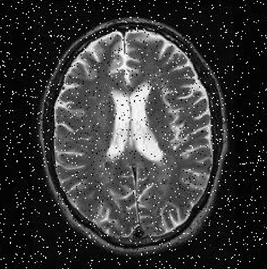
#> input picture PE08-Computer_Vision/input.png, 267 x 269 px
$ jupyter execute computer_vision.ipynb
#> lines starting #> are read from the running program, lines starting #| are printed output that depends on the picture
[cell 1]
import numpy as np
from PIL import Image
import matplotlib.pyplot as plt

[cell 2]
"""
    Load an image from the specified path and convert it to grayscale.
    image_path (str): The path to the image file.
    np.ndarray: A 2D NumPy array representing the grayscale image.
    """
def load_image(image_path):
#> called with image_path = './input.png'
    img = Image.open(image_path).convert("L")  # Convert to grayscale
    return np.array(img)

[cell 3]
"""
    Apply a median filter to a grayscale image using a square kernel of given size. This function manually implements the median filtering algorithm without using any
    external image processing libraries.
    image (np.ndarray): 2D NumPy array of the input grayscale image.
    kernel_size (int): The size of the kernel window (must be odd).
    np.ndarray: 2D NumPy array of the filtered image.
    """
def median_filter(image, kernel_size=5):
#> called with kernel_size = 5
    border = kernel_size // 2
    height, width = image.shape # Get image dimensions
#> height = 269; width = 267
    output = np.zeros((height, width), dtype=np.uint8)
    # Collect pixel values within the kernel window
    for x in range(border, height - border):
        for y in range(border, width - border):
            window = []
            for fx in range(kernel_size):
                for fy in range(kernel_size):
                    px = x + fx - border
                    py = y + fy - border
                    window.append(image[px][py])
            window.sort()
            median_value = window[(kernel_size * kernel_size) // 2] # Get median value
            output[x][y] = median_value
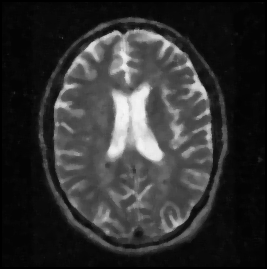
#> output: shape (269, 267); min 0, max 246, mean 49.4

    return output

[cell 4]
"""
    Display the original and median-filtered grayscale images side-by-side using matplotlib.
    original (np.ndarray): Original grayscale image as a 2D NumPy array.
    filtered (np.ndarray): Median filtered grayscale image as a 2D NumPy array.
    """
def display_images(original, filtered):
    plt.figure(figsize=(12, 6))

    plt.subplot(1, 2, 1)
    plt.title("Original Noisy Image")
    plt.imshow(original, cmap='gray')
    plt.axis("off")

    plt.subplot(1, 2, 2)
    plt.title("After Median Filter (5x5)")
    plt.imshow(filtered, cmap='gray')
    plt.axis("off")

    plt.tight_layout()
    plt.show()
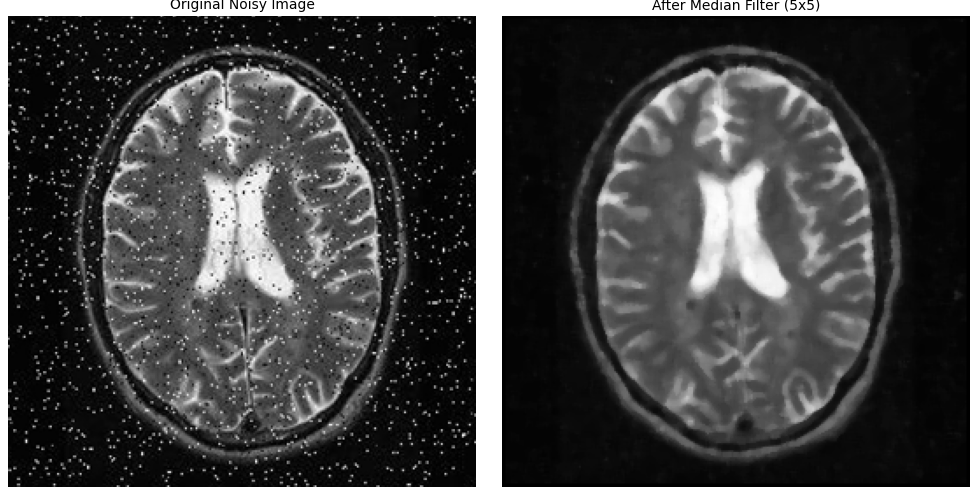
#> figure drawn by matplotlib, 2 panels
